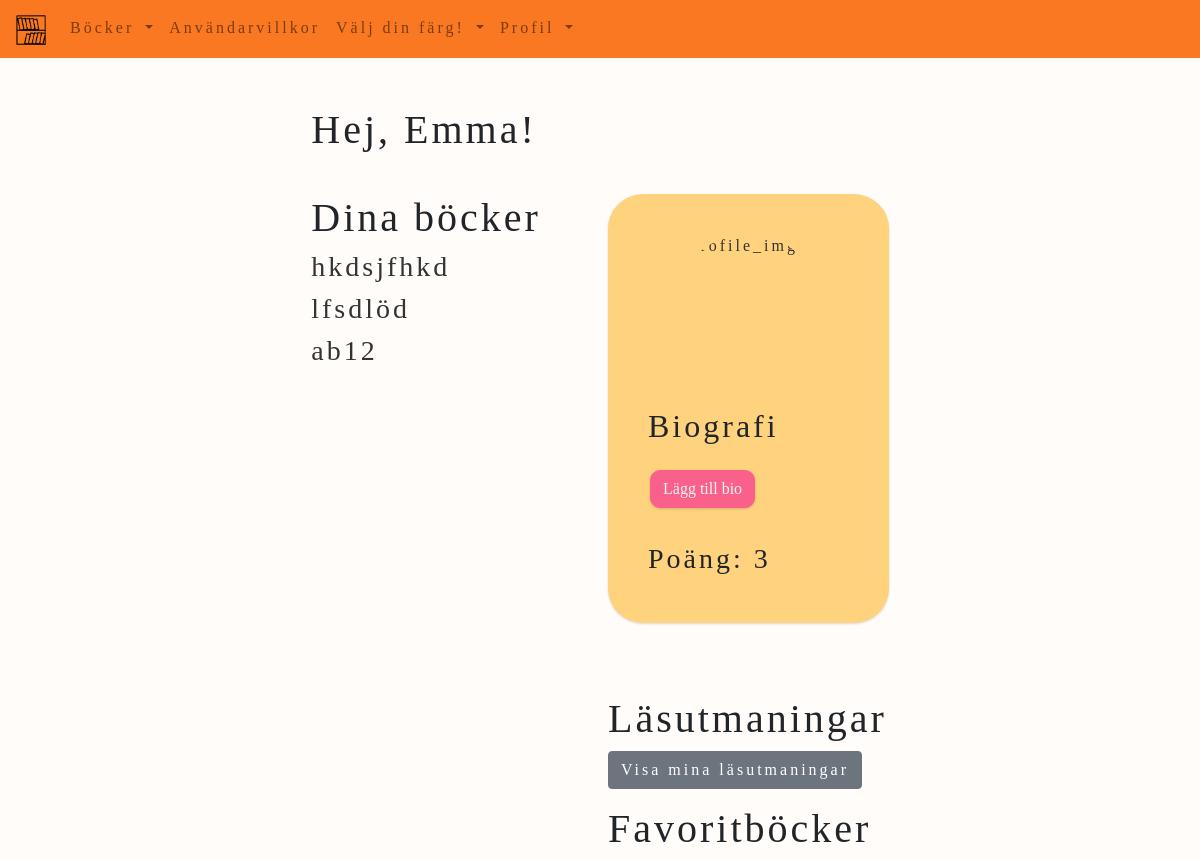
/ (signed in), run on an earlier commit of the app's database.
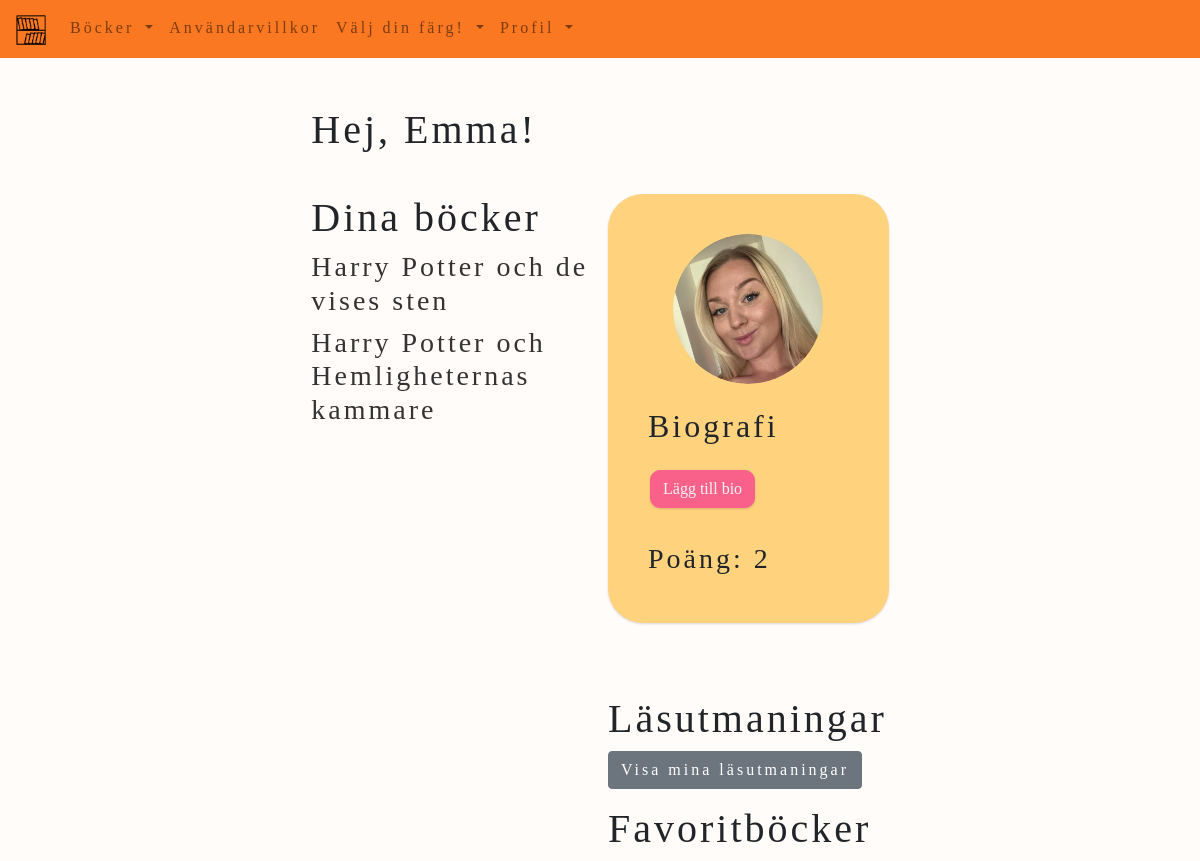
And on a later commit of the database.
### website/models.py (models this page shows)
class User(db.Model, UserMixin):
    id = db.Column(db.Integer, primary_key = True)
    email = db.Column(db.String(150), unique = True)
    password = db.Column(db.String(150))
    first_name = db.Column(db.String(150))
    books = db.relationship('Book', backref = 'user')
    bio = db.Column(db.String(30000))
    profile_pic = db.Column(db.String())
    score = db.Column(db.Integer, default = 0)
    favorite_books = db.relationship('Book', secondary=favorites, backref=db.backref('favorited_by', lazy='dynamic'))
    reading_challenges = db.relationship('ReadingChallenge', back_populates='user')  # Ny rad för relationen

class Book(db.Model):
    id = db.Column(db.Integer, primary_key = True)
    title = db.Column(db.String(150))
    author = db.Column(db.String(150))
    isbn = db.Column(db.String(150))
    review = db.Column(db.String(30000))
    user_id = db.Column(db.Integer, db.ForeignKey('user.id'))
    cover_pic = db.Column(db.String())

### website/views.py (the view)
@views.route('/', methods=['GET', 'POST'])
@login_required
def home():
    books = Book.query.filter_by(user_id=current_user.id).all()
    return render_template("home.html", user=current_user, books=books)

### website/templates/home.html (shortened to what this page needs)
{% extends "base.html" %}
{% block content %}
<div id="home-div">
  <div id="user-header">
    <h1>Hej, {{ user.first_name }}!</h1>
  </div>
  <div id="user-info-div">
    <div id="user-pic">
      {% if user.profile_pic %}
      <a href="/add-pic">
        <div class="profile-pic-wrapper">
          <img src="{{ url_for('static', filename='images/' + user.profile_pic) }}" alt="profile_img" class="rounded-circle">
        </div>
      </a>
      {% else %}
      <a href="/add-pic">
        <div class="profile-pic-wrapper">
          <img src="{{ url_for('static', filename='images/emty_profile.jpg') }}" alt="profile_img" class="rounded-circle">
        </div>
      </a>
      {% endif %}
    </div>
    <div id="user-bio">
      <h2>Biografi</h2>
      {% if user.bio %}
      <p>{{ user.bio }}</p>
      <a class="button" id="addBio" href="/add-bio"><button type="button" class="btn btn-primary">Ändra bio</button></a>
      {% else %}
      <a class="button" id="addBio" href="/add-bio"><button type="button" class="btn btn-primary">Lägg till bio</button></a>
      {% endif %}
    </div>
    <div id="user-points">
      {% if user.score %}
      <h3>Poäng: {{ user.score }}</h3>
      {% else %}
      <h3>Poäng: 0</h3>
      {% endif %}
    </div>
  </div>
  <div id="user-books">
    <h1>Dina böcker</h1>
    {% for book in books %}
    <div class="book">
      <h3>
        <a href="{{ url_for('views.book_file', book_id=book.id) }}">
          {{ book.title }}
        </a>
      </h3>
    </div>
    {% endfor %}
  </div>
  <div id="user-challenges">
    <h1>Läsutmaningar</h1>
    <a href="{{ url_for('views.my_challenges') }}" class="btn btn-secondary">Visa mina läsutmaningar</a>
  </div>
  <div id="user-favorites">
    <h1>Favoritböcker</h1>
  </div>
</div>
{% endblock %}

What changed in the data, as far as the page shows it:
removed Book: title "hkdsjfhkd"
removed Book: title "lfsdlöd"
removed Book: title "ab12"
changed User "Emma": profile_pic: picture added; score "3" → "2"
added Book: title "Harry Potter och de vises sten"
added Book: title "Harry Potter och Hemligheternas kammare"
